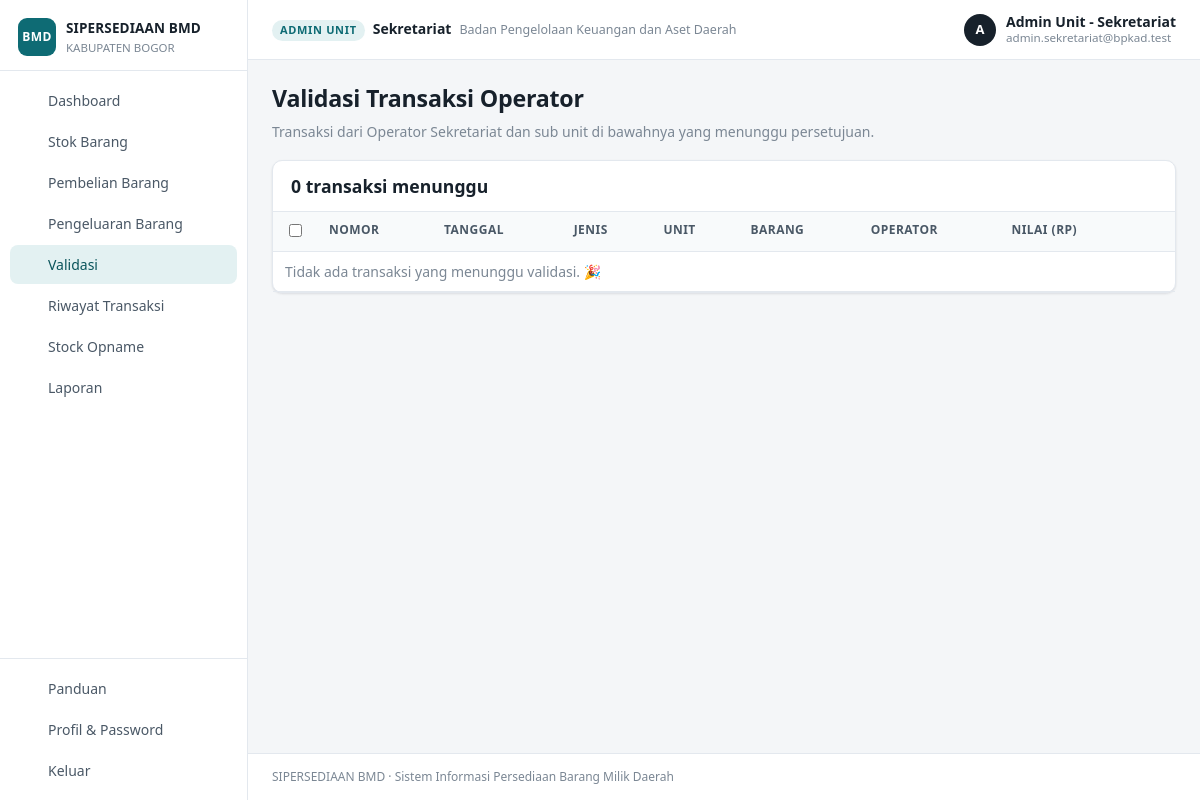
Page /index.php?page=validasi (signed in) on the committed database.
### tables this page shows
CREATE TABLE users (
  id          INT UNSIGNED NOT NULL AUTO_INCREMENT PRIMARY KEY,
  nama        VARCHAR(150) NOT NULL,
  nip         VARCHAR(30)  NULL,
  email       VARCHAR(150) NULL,
  password    VARCHAR(255) NULL,
  role        ENUM('superadmin','admin_skpd','admin','operator') NOT NULL,
  skpd_id     INT UNSIGNED NULL,
  unit_id     INT UNSIGNED NULL,
  slot        TINYINT UNSIGNED NOT NULL DEFAULT 1,
  is_active   TINYINT(1) NOT NULL DEFAULT 0,
  last_login  DATETIME NULL,
  created_at  DATETIME NOT NULL DEFAULT CURRENT_TIMESTAMP,
  updated_at  DATETIME NULL ON UPDATE CURRENT_TIMESTAMP,
  UNIQUE KEY uk_email (email),
  KEY idx_skpd (skpd_id),
  KEY idx_unit (unit_id),
  CONSTRAINT fk_user_skpd FOREIGN KEY (skpd_id) REFERENCES skpd(id)       ON DELETE CASCADE,
  CONSTRAINT fk_user_unit FOREIGN KEY (unit_id) REFERENCES unit_kerja(id) ON DELETE CASCADE
);

CREATE TABLE unit_kerja (
  id          INT UNSIGNED NOT NULL AUTO_INCREMENT PRIMARY KEY,
  skpd_id     INT UNSIGNED NOT NULL,
  parent_id   INT UNSIGNED NULL,
  level       ENUM('unit','subunit') NOT NULL,
  kode        VARCHAR(30)  NULL,
  nama        VARCHAR(200) NOT NULL,
  lokasi      VARCHAR(255) NULL,
  pic         VARCHAR(150) NULL,
  email       VARCHAR(150) NULL,
  telp        VARCHAR(50)  NULL,
  created_at  DATETIME NOT NULL DEFAULT CURRENT_TIMESTAMP,
  updated_at  DATETIME NULL ON UPDATE CURRENT_TIMESTAMP,
  KEY idx_skpd (skpd_id),
  KEY idx_parent (parent_id),
  CONSTRAINT fk_unit_skpd   FOREIGN KEY (skpd_id)   REFERENCES skpd(id)       ON DELETE CASCADE,
  CONSTRAINT fk_unit_parent FOREIGN KEY (parent_id) REFERENCES unit_kerja(id) ON DELETE CASCADE
);

### index.php (called while the page is built, shortened)
<?php
require_login();
$page = isset($_GET['page']) ? preg_replace('/[^a-z_]/', '', $_GET['page']) : 'dashboard';
require __DIR__ . '/pages/' . $page . '.php';

### core/helpers.php (called while the page is built, shortened)
<?php
function e($s)
{
    return htmlspecialchars((string)$s, ENT_QUOTES, 'UTF-8');
}
function url($page = 'dashboard', array $params = [])
{
    $params = array_merge(['page' => $page], $params);
    return 'index.php?' . http_build_query($params);
}
function setting($key, $default = '')
{
    static $cache = null;
    if ($cache === null) {
        $cache = [];
        foreach (rows('SELECT kunci, nilai FROM pengaturan') as $r) $cache[$r['kunci']] = $r['nilai'];
    }
    return (isset($cache[$key]) && $cache[$key] !== '') ? $cache[$key] : $default;
}
function role_label($role, $unitLevel = null)
{
    switch ($role) {
        case 'admin': return $unitLevel === 'subunit' ? 'Admin Sub Unit' : 'Admin Unit';
    }
    return $role;
}

### core/db.php (called while the page is built, shortened)
<?php
function db()
{
    static $conn = null;
    if ($conn === null) {
        try {
            $conn = new mysqli(DB_HOST, DB_USER, DB_PASS, DB_NAME, (int)DB_PORT);
            $conn->set_charset('utf8mb4');
            $conn->query("SET time_zone = '+07:00'");
        } catch (mysqli_sql_exception $e) {
            http_response_code(500);
            echo '<div style="font-family:sans-serif;max-width:640px;margin:60px auto;padding:24px;border:1px solid #f1c0c0;border-radius:8px;background:#fff7f7">'
                . '<h2 style="margin-top:0;color:#b42318">Koneksi database gagal</h2>'
                . '<p>Periksa pengaturan <code>DB_HOST</code>, <code>DB_USER</code>, <code>DB_PASS</code>, <code>DB_NAME</code> pada file <code>config.php</code> '
                . 'dan pastikan database sudah diimpor dari folder <code>database/</code>.</p>'
                . (APP_DEBUG ? '<pre style="white-space:pre-wrap">' . htmlspecialchars($e->getMessage()) . '</pre>' : '')
                . '</div>';
            exit;
        }
    }
    return $conn;
}
function q($sql, array $params = [])
{
    $stmt = db()->prepare($sql);
    if ($params) {
        $types = '';
        $vals = [];
        foreach ($params as $p) {
            if (is_int($p) || is_bool($p)) { $types .= 'i'; $vals[] = (int)$p; }
            elseif (is_float($p)) { $types .= 'd'; $vals[] = $p; }
            elseif ($p === null) { $types .= 's'; $vals[] = null; }
            else { $types .= 's'; $vals[] = (string)$p; }
        }
        $refs = [];
        foreach ($vals as $k => $v) { $refs[$k] = &$vals[$k]; }
        array_unshift($refs, $types);
        call_user_func_array([$stmt, 'bind_param'], $refs);
    }
    $stmt->execute();
    return $stmt;
}
function rows($sql, array $params = [])
{
    $stmt = q($sql, $params);
    $res = $stmt->get_result();
    $out = $res ? $res->fetch_all(MYSQLI_ASSOC) : [];
    return $out;
}
function row($sql, array $params = [])
{
    $r = rows($sql, $params);
    return $r ? $r[0] : null;
}
function val($sql, array $params = [])
{
    $r = row($sql, $params);
    return $r ? reset($r) : null;
}
function in_ph(array $arr)
{
    return implode(',', array_fill(0, max(1, count($arr)), '?'));
}

### core/auth.php (called while the page is built, shortened)
<?php
function user()
{
    static $u = false;
    if ($u !== false) return $u;
    $u = null;
    if (!empty($_SESSION['uid'])) {
        $u = row('SELECT u.*, uk.level AS unit_level, uk.nama AS unit_nama, uk.parent_id AS unit_parent_id,
                         COALESCE(s1.nama, s2.nama) AS skpd_nama, COALESCE(u.skpd_id, uk.skpd_id) AS skpd_ref
                  FROM users u
                  LEFT JOIN unit_kerja uk ON uk.id = u.unit_id
                  LEFT JOIN skpd s1 ON s1.id = u.skpd_id
                  LEFT JOIN skpd s2 ON s2.id = uk.skpd_id
                  WHERE u.id = ? AND (u.is_active = 1 OR ?)', [(int)$_SESSION['uid'], impersonator_id() ? 1 : 0]);
        if ($u) {
            $u['id'] = (int)$u['id'];
            $u['unit_id'] = $u['unit_id'] ? (int)$u['unit_id'] : null;
            $u['skpd_id'] = $u['skpd_ref'] ? (int)$u['skpd_ref'] : null;
        } else {
            unset($_SESSION['uid']);
        }
    }
    return $u;
}
function require_login()
{
    if (!user()) {
        if (is_ajax()) json_out(['ok' => false, 'msg' => 'Sesi berakhir, silakan login kembali.'], 401);
        redirect('login.php');
    }
}
function has_role(...$roles)
{
    $u = user();
    return $u && in_array($u['role'], $roles, true);
}
function unit_scope_ids($u = null)
{
    $u = $u ?: user();
    $ids = [(int)$u['unit_id']];
    if ($u['unit_level'] === 'unit') {
        foreach (rows('SELECT id FROM unit_kerja WHERE parent_id = ?', [(int)$u['unit_id']]) as $r) $ids[] = (int)$r['id'];
    }
    return $ids;
}
function impersonator_id()
{
    return (int)($_SESSION['impersonator'] ?? 0);
}

### pages/validasi.php (the view, shortened to what this page needs)
<?php
$u = user();
$scope = unit_scope_ids($u);
$list = rows("SELECT t.*, uk.nama AS unit_nama, uk.level AS unit_level, us.nama AS pembuat,
                (SELECT COUNT(*) FROM transaksi_detail WHERE transaksi_id=t.id) n,
                (SELECT COALESCE(SUM(nilai),0) FROM transaksi_detail WHERE transaksi_id=t.id) total,
                (SELECT GROUP_CONCAT(nama_barang ORDER BY id SEPARATOR ', ') FROM transaksi_detail WHERE transaksi_id=t.id) barang
              FROM transaksi t JOIN unit_kerja uk ON uk.id=t.unit_id JOIN users us ON us.id=t.created_by
              WHERE t.status='menunggu' AND t.unit_id IN (" . in_ph($scope) . ") ORDER BY t.submitted_at, t.id", $scope);
include BASE_PATH . '/views/header.php';
?>
<div class="page-head">
  <div><h1>Validasi Transaksi Operator</h1><p>Transaksi dari Operator <?= e($u['unit_nama']) ?><?= count($scope) > 1 ? ' dan sub unit di bawahnya' : '' ?> yang menunggu persetujuan.</p></div>
</div>
<form method="post">
  <div class="card">
    <div class="card-head"><h2><?= count($list) ?> transaksi menunggu</h2>
      <?php if ($list): ?><button class="btn btn-green" type="submit" data-confirm="1" onclick="return confirm('Setujui semua transaksi yang dicentang?')"><?= icon('check') ?> Setujui yang dicentang</button><?php endif; ?></div>
    <div class="card-body tight table-wrap">
      <table class="tbl">
        <thead><tr><th style="width:36px"><input type="checkbox" onclick="document.querySelectorAll('.cb').forEach(c=>c.checked=this.checked)"></th><th>Nomor</th><th>Tanggal</th><th>Jenis</th><th>Unit</th><th>Barang</th><th>Operator</th><th class="num">Nilai (Rp)</th><th></th></tr></thead>
        <tbody>
        <?php if (!$list): ?><tr><td colspan="9" class="empty">Tidak ada transaksi yang menunggu validasi. 🎉</td></tr><?php endif; ?>
        </tbody>
      </table>
    </div>
  </div>
</form>
<?php include BASE_PATH . '/views/footer.php'; ?>

### views/header.php (shortened to what this page needs)
<?php
$u = user();
$curPage = $_GET['page'] ?? 'dashboard';
function icon($n)
{
    return '<svg class="ic" viewBox="0 0 24 24" fill="none" stroke="currentColor" stroke-width="1.8" stroke-linecap="round" stroke-linejoin="round" aria-hidden="true">' . ($p[$n] ?? '') . '</svg>';
}
$menu = [];
$menu[] = ['dashboard', 'Dashboard', 'home'];
if ($u['role'] === 'superadmin') {
    $menu[] = ['skpd', 'SKPD & Akun Admin', 'building'];
    $menu[] = ['unit', 'Unit & Sub Unit', 'tree'];
    $menu[] = ['kode', 'Master Kode Barang', 'code'];
    $menu[] = ['stock_opname', 'Stock Opname', 'lock'];
    $menu[] = ['laporan', 'Laporan', 'report'];
    $menu[] = ['pengguna', 'Pengguna & Login As', 'users'];
    $menu[] = ['pengaturan', 'Pengaturan', 'gear'];
    $menu[] = ['log', 'Log Aktivitas', 'list'];
} elseif ($u['role'] === 'admin_skpd') {
    $menu[] = ['unit', 'Unit & Sub Unit', 'tree'];
    $menu[] = ['stock_opname', 'Stock Opname', 'lock'];
    $menu[] = ['laporan', 'Laporan', 'report'];
} else {
    $menu[] = ['stok', 'Stok Barang', 'box'];
    $menu[] = ['pembelian', 'Pembelian Barang', 'in'];
    $menu[] = ['pengeluaran', 'Pengeluaran Barang', 'out'];
    if ($u['role'] === 'admin') {
        $nPending = (int)val("SELECT COUNT(*) FROM transaksi WHERE status='menunggu' AND unit_id IN (" . in_ph(unit_scope_ids($u)) . ")", unit_scope_ids($u));
        $menu[] = ['validasi', 'Validasi', 'check', $nPending];
    }
    $menu[] = ['transaksi', 'Riwayat Transaksi', 'list'];
    $menu[] = ['stock_opname', 'Stock Opname', 'lock'];
    if ($u['role'] === 'admin') $menu[] = ['laporan', 'Laporan', 'report'];
}
$activeMap = ['skpd_form' => 'skpd', 'unit_form' => 'unit', 'akun' => ($u['role'] === 'superadmin' ? 'skpd' : 'unit'), 'kartu' => 'stok', 'transaksi_detail' => 'transaksi', 'kode_import' => 'kode'];
$active = $activeMap[$curPage] ?? $curPage;
$scopeLabel = $u['role'] === 'superadmin' ? 'Seluruh SKPD' : ($u['role'] === 'admin_skpd' ? $u['skpd_nama'] : $u['unit_nama']);
?><!doctype html>
<html lang="id">
<head>
<link rel="stylesheet" href="assets/app.css?v=3">
</head>
<body>
<div class="layout">
  <aside class="sidebar" id="sidebar">
    <div class="brand">
      <div class="brand-mark">BMD</div>
      <div>
        <div class="brand-name"><?= e(APP_NAME) ?></div>
        <div class="brand-sub"><?= e(setting('nama_pemda', 'Pemerintah Daerah')) ?></div>
      </div>
    </div>
    <nav class="nav">
      <?php foreach ($menu as $m): ?>
        <a href="<?= e(url($m[0])) ?>" class="<?= $active === $m[0] ? 'active' : '' ?>">
          <?= icon($m[2]) ?><span><?= e($m[1]) ?></span>
        </a>
      <?php endforeach; ?>
    </nav>
    <div class="nav nav-bottom">
      <a href="<?= e(url('panduan')) ?>" class="<?= $active === 'panduan' ? 'active' : '' ?>"><?= icon('help') ?><span>Panduan</span></a>
      <a href="<?= e(url('profil')) ?>" class="<?= $active === 'profil' ? 'active' : '' ?>"><?= icon('user') ?><span>Profil &amp; Password</span></a>
      <a href="logout.php"><?= icon('logout') ?><span>Keluar</span></a>
    </div>
  </aside>
  <div class="main">
    <header class="topbar">
      <div class="scope">
        <span class="scope-label"><?= e(role_label($u['role'], $u['unit_level'])) ?></span>
        <span class="scope-name"><?= e($scopeLabel) ?></span>
        <?php if ($u['role'] !== 'superadmin' && $u['role'] !== 'admin_skpd'): ?><span class="scope-skpd"><?= e($u['skpd_nama']) ?></span><?php endif; ?>
      </div>
      <div class="who">
        <div class="avatar"><?= e(mb_strtoupper(mb_substr($u['nama'], 0, 1))) ?></div>
        <div class="who-text"><b><?= e($u['nama']) ?></b><small><?= e($u['email']) ?></small></div>
      </div>
    </header>
    <main class="content">

### assets/app.css (style rules this page uses)
:root { --bg:#f4f6f8; --surface:#fff; --surface-2:#f8fafb; --line:#e3e8ee; --line-2:#cfd7e0; --ink:#17212b; --ink-2:#4a5866; --ink-3:#7b8794; --accent:#0e6b74; --accent-ink:#fff; --accent-soft:#e3f1f2; --accent-2:#0a545b; --green:#147a46; --green-soft:#e4f4eb; --amber:#9a6200; --amber-soft:#fdf2dc; --red:#b42318; --red-soft:#fdecea; --blue:#1f5fa8; --blue-soft:#e6eef8; --radius:10px; --shadow:0 1px 2px rgba(16,24,40,.05),0 1px 3px rgba(16,24,40,.06); --font:"Segoe UI",system-ui,-apple-system,Roboto,"Helvetica Neue",Arial,sans-serif; }
* { box-sizing:border-box }
html,body { margin:0;padding:0 }
body { font:14px/1.5 var(--font);color:var(--ink);background:var(--bg);-webkit-font-smoothing:antialiased }
a { color:var(--accent);text-decoration:none }
h1,h2,h3,h4 { margin:0 0 .5rem;line-height:1.25;color:var(--ink) }
h1 { font-size:1.45rem;font-weight:650;letter-spacing:-.01em }
h2 { font-size:1.1rem;font-weight:650 }
p { margin:.25rem 0 .75rem }
.ic { width:18px;height:18px;flex:none }
.num { text-align:right;font-variant-numeric:tabular-nums;white-space:nowrap }
.layout { display:flex;min-height:100vh }
.sidebar { width:248px;flex:none;background:var(--surface);border-right:1px solid var(--line);display:flex;flex-direction:column;position:sticky;top:0;height:100vh;overflow-y:auto }
.brand { display:flex;gap:10px;align-items:center;padding:18px 18px 14px;border-bottom:1px solid var(--line) }
.brand-mark { width:38px;height:38px;border-radius:9px;background:var(--accent);color:#fff;font-weight:700;font-size:12px;display:grid;place-items:center;letter-spacing:.04em }
.brand-name { font-weight:700;font-size:13.5px;letter-spacing:.01em }
.brand-sub { font-size:11.5px;color:var(--ink-3) }
.nav { display:flex;flex-direction:column;padding:10px;gap:2px }
.nav a { display:flex;align-items:center;gap:10px;padding:9px 10px;border-radius:8px;color:var(--ink-2);font-weight:500 }
.nav a.active { background:var(--accent-soft);color:var(--accent-2) }
.nav a.active .ic { color:var(--accent) }
.nav-bottom { margin-top:auto;border-top:1px solid var(--line) }
.main { flex:1;min-width:0;display:flex;flex-direction:column }
.topbar { height:60px;background:var(--surface);border-bottom:1px solid var(--line);display:flex;align-items:center;gap:14px;padding:0 24px;position:sticky;top:0;z-index:20 }
.scope { display:flex;align-items:baseline;gap:8px;min-width:0;flex-wrap:wrap }
.scope-label { font-size:11px;font-weight:600;text-transform:uppercase;letter-spacing:.06em;color:var(--accent);background:var(--accent-soft);padding:2px 8px;border-radius:20px }
.scope-name { font-weight:600;white-space:nowrap;overflow:hidden;text-overflow:ellipsis }
.scope-skpd { color:var(--ink-3);font-size:12.5px }
.who { margin-left:auto;display:flex;align-items:center;gap:10px }
.avatar { width:32px;height:32px;border-radius:50%;background:var(--ink);color:#fff;display:grid;place-items:center;font-weight:600;font-size:13px }
.who-text { display:flex;flex-direction:column;line-height:1.2 }
.who-text small { color:var(--ink-3) }
.content { padding:24px;flex:1;max-width:1480px;width:100% }
.page-head { display:flex;align-items:flex-end;justify-content:space-between;gap:16px;margin-bottom:18px;flex-wrap:wrap }
.page-head p { margin:0;color:var(--ink-3) }
.card { background:var(--surface);border:1px solid var(--line);border-radius:var(--radius);box-shadow:var(--shadow);margin-bottom:18px }
.card-head { display:flex;align-items:center;justify-content:space-between;gap:10px;padding:14px 18px;border-bottom:1px solid var(--line);flex-wrap:wrap }
.card-head h2,.card-head h3 { margin:0 }
.card-body { padding:18px }
.card-body.tight { padding:0 }
.table-wrap { overflow-x:auto }
table.tbl { width:100%;border-collapse:collapse }
.tbl th,.tbl td { padding:9px 12px;border-bottom:1px solid var(--line);text-align:left;vertical-align:top }
.tbl thead th { background:var(--surface-2);font-size:12px;font-weight:650;color:var(--ink-2);text-transform:uppercase;letter-spacing:.04em;white-space:nowrap }
.empty { padding:28px;text-align:center;color:var(--ink-3) }

### rows in the picture
users: role.level "ADMIN UNIT", unit.nama "Sekretariat", nama "A", nama "Admin Unit - Sekretariat", email "admin.sekretariat@bpkad.test"

### other values in the picture
APP_NAME "SIPERSEDIAAN BMD"
setting('nama_pemda', 'Pemerintah Daerah') "KABUPATEN BOGOR"
$m[1] "Dashboard"
$m[1] "Stok Barang"
$m[1] "Pembelian Barang"
$m[1] "Pengeluaran Barang"
$m[1] "Validasi"
$m[1] "Riwayat Transaksi"
$m[1] "Stock Opname"
$m[1] "Laporan"
$u['skpd_nama'] "Badan Pengelolaan Keuangan dan Aset Daerah"
count($list) "0"
APP_DESC "Sistem Informasi Persediaan Barang Milik Daerah"
